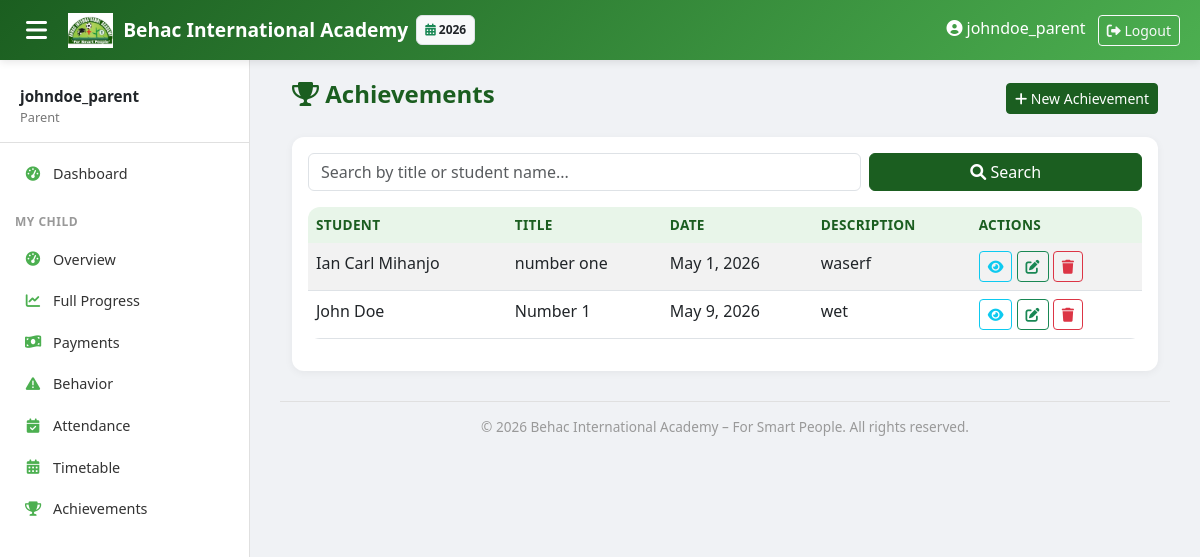
Screenshot of /behavior/achievements/ (signed in) with the database file from the repository.
### core/models.py (models this page shows, shortened)
class AcademicYear(models.Model):
    name = models.CharField(max_length=20)  # "2025-2026"
    start_date = models.DateField()
    end_date = models.DateField()
    is_current = models.BooleanField(default=False)

### behavior/models.py (models this page shows)
class Achievement(models.Model):
    student = models.ForeignKey(Student, on_delete=models.CASCADE, related_name='achievements')
    title = models.CharField(max_length=100)
    date_awarded = models.DateField()
    description = models.TextField(blank=True)

### students/models.py (models this page shows, shortened)
class Student(models.Model):
    registration_number = models.CharField(max_length=20, unique=True, blank=True, editable=False)
    first_name = models.CharField(max_length=50)
    middle_name = models.CharField(max_length=50, blank=True, null=True)
    last_name = models.CharField(max_length=50)
    nida = models.CharField(max_length=20, blank=True, null=True)
    date_of_birth = models.DateField()
    birth_cert_number = models.CharField(max_length=50, unique=True)
    religion = models.CharField(max_length=50, blank=True)
    region = models.ForeignKey('locations.Region', on_delete=models.SET_NULL, null=True, blank=True)
    district = models.ForeignKey('locations.District', on_delete=models.SET_NULL, null=True, blank=True)
    gender = models.CharField(max_length=1, choices=[('M','Male'),('F','Female')])
    current_class = models.ForeignKey(ClassLevel, on_delete=models.SET_NULL, null=True)
    registration_date = models.DateField(auto_now_add=True)
    street = models.CharField(max_length=200, blank=True)
    mobile = models.CharField(max_length=15, blank=True)
    parent_name = models.CharField(max_length=100)
    parent_mobile = models.CharField(max_length=15)
    parent_occupation = models.CharField(max_length=100)
    parent_nida = models.CharField(max_length=20, blank=True)
    parent_user = models.ForeignKey(User, on_delete=models.SET_NULL, null=True, blank=True, related_name='children')
    is_active = models.BooleanField(default=True)
    class Meta:
        ordering = ['-registration_date']
    @property
    def full_name(self):
        return f"{self.first_name} {self.middle_name or ''} {self.last_name}".strip()

### behavior/views.py (the view)
# urls.py: path('achievements/', views.AchievementListView.as_view(), name='achievement_list'),
class AchievementListView(LoginRequiredMixin, ListView):
    model = Achievement
    template_name = 'behavior/achievement_list.html'
    context_object_name = 'achievements'
    def get_queryset(self):
        qs = super().get_queryset()
        if hasattr(self.request.user, 'teacher_profile'):
            teacher = self.request.user.teacher_profile
            assigned_classes = teacher.classes.all()
            if assigned_classes.exists():
                qs = qs.filter(student__current_class__in=assigned_classes)
        show_all = self.request.GET.get('all', '')
        if not (show_all == '1' and (self.request.user.is_superuser or 'Admin' in self.request.user.groups.all().values_list('name', flat=True))):
            current_year = AcademicYear.objects.filter(is_current=True).first()
            if current_year:
                qs = qs.filter(date_awarded__gte=current_year.start_date, date_awarded__lte=current_year.end_date)
        q = self.request.GET.get('q', '')
        if q:
            qs = qs.filter(student__first_name__icontains=q) | qs.filter(student__last_name__icontains=q) | qs.filter(title__icontains=q)
        return qs
    def get_context_data(self, **kwargs):
        ctx = super().get_context_data(**kwargs)
        ctx['q'] = self.request.GET.get('q', '')
        return ctx

### academics/context_processors.py (called while the page is built)
def academic_year_processor(request):
    current_year = AcademicYear.objects.filter(is_current=True).first()
    all_years = AcademicYear.objects.all().order_by('-start_date')
    return {
        'current_year': current_year,
        'all_years': all_years,
    }

### templates/behavior/achievement_list.html (shortened to what this page needs)
{% extends 'base.html' %}
{% block content %}
<div class="container-fluid">
    <div class="page-header">
        <h2><i class="fas fa-trophy"></i> Achievements</h2>
        <a href="{% url 'behavior:achievement_create' %}" class="btn btn-behac btn-sm"><i class="fas fa-plus"></i> New Achievement</a>
    </div>
    <div class="card">
        <div class="card-body"><form method="get" class="row g-2 mb-3">
    <div class="col-md-8">
        <input type="text" name="q" class="form-control" placeholder="Search by title or student name..." value="{{ q }}">
    </div>
    <div class="col-md-4">
        <button type="submit" class="btn btn-behac w-100"><i class="fas fa-search"></i> Search</button>
    </div>
</form>
            <div class="table-responsive">
                <table class="table table-striped">
                    <thead>
                        <tr><th>Student</th><th>Title</th><th>Date</th><th>Description</th><th>Actions</th></tr>
                    </thead>
                    <tbody>
                        {% for a in achievements %}
                        <tr>
                            <td>{{ a.student.full_name }}</td>
                            <td>{{ a.title }}</td>
                            <td>{{ a.date_awarded }}</td>
                            <td>{{ a.description|truncatewords:10 }}</td>
                            <td>
                                <a href="{% url 'behavior:achievement_detail' a.pk %}" class="btn btn-sm btn-outline-info" title="View"><i class="fas fa-eye"></i></a>
                                <a href="{% url 'behavior:achievement_update' a.pk %}" class="btn btn-sm btn-outline-success" title="Edit"><i class="fas fa-edit"></i></a>
                                <a href="{% url 'behavior:achievement_delete' a.pk %}" class="btn btn-sm btn-outline-danger" title="Delete"><i class="fas fa-trash"></i></a>
                            </td>
                        </tr>
                        {% empty %}
                        <tr><td colspan="5" class="text-center">No achievements yet.</td></tr>
                        {% endfor %}
                    </tbody>
                </table>
            </div>
        </div>
    </div>
</div>
{% endblock %}

### templates/base.html (shortened to what this page needs)
<!DOCTYPE html>
<html lang="en">
<head>
    <link href="https://cdn.jsdelivr.net/npm/bootstrap@5.3.0/dist/css/bootstrap.min.css" rel="stylesheet">
    <link rel="stylesheet" href="https://cdnjs.cloudflare.com/ajax/libs/font-awesome/6.0.0/css/all.min.css">
</head>
<body>
    {% if user.is_authenticated %}
    <nav class="topbar">
        <button class="sidebar-toggle" onclick="document.querySelector('.sidebar').classList.toggle('show')">
            <i class="fas fa-bars"></i>
        </button>
        <a class="topbar-brand" href="{% url 'dashboard:home' %}">
            <img src="/static/images/behac_logo.png" alt="Logo"> Behac International Academy
        </a>
        {% if current_year %}
        <span class="badge bg-light text-dark ms-2 p-2 border" style="font-size: 0.75rem;">
            <i class="fas fa-calendar-alt text-success"></i> {{ current_year.name }}
        </span>
        {% endif %}
        <div class="ms-auto">
            {% if user.is_authenticated %}
                <span class="me-2 d-none d-sm-inline"><i class="fas fa-user-circle"></i> {{ user.get_full_name|default:user.username }}</span>
                <form method="post" action="{% url 'logout' %}" style="display:inline;">
                    <button type="submit" class="btn btn-sm btn-outline-light">
                        <i class="fas fa-sign-out-alt"></i> Logout
                    </button>
                </form>
            {% endif %}
        </div>
    </nav>
    <div class="sidebar" id="sidebar">
        <div class="user-info">
            <div class="name">{{ user.get_full_name|default:user.username }}</div>
            <div class="role">
                {% if user.is_superuser %}Owner
                {% elif user.groups.all %}{{ user.groups.first.name }}
                {% else %}Staff{% endif %}
            </div>
        </div>
        {% if user.is_authenticated %}
        <ul class="nav flex-column">
            <li class="nav-item">
                <a class="nav-link {% if request.path == '/' %}active{% endif %}" href="{% url 'dashboard:home' %}">
                    <i class="fas fa-tachometer-alt"></i> Dashboard
                </a>
            </li>
            {% with user_groups=user.groups.all %}
            {% if 'Parent' in user_groups|join:', ' %}
            <li class="nav-section">My Child</li>
            <li class="nav-item">
                <a class="nav-link {% if '/dashboard/parent/' == request.path %}active{% endif %}" href="{% url 'dashboard:parent' %}"><i class="fas fa-tachometer-alt"></i> Overview</a>
            </li>
            <li class="nav-item">
                <a class="nav-link {% if '/dashboard/parent/progress/' in request.path %}active{% endif %}" href="{% url 'dashboard:parent_progress' %}"><i class="fas fa-chart-line"></i> Full Progress</a>
            </li>
            <li class="nav-item">
                <a class="nav-link {% if '/dashboard/parent/payments/' in request.path %}active{% endif %}" href="{% url 'dashboard:parent_payments' %}"><i class="fas fa-money-bill-wave"></i> Payments</a>
            </li>
            <li class="nav-item">
                <a class="nav-link {% if '/dashboard/parent/behavior/' in request.path %}active{% endif %}" href="{% url 'dashboard:parent_behavior' %}"><i class="fas fa-exclamation-triangle"></i> Behavior</a>
            </li>
            <li class="nav-item">
                <a class="nav-link {% if '/dashboard/parent/attendance/' in request.path %}active{% endif %}" href="{% url 'dashboard:parent_attendance' %}"><i class="fas fa-calendar-check"></i> Attendance</a>
            </li>
            <li class="nav-item">
                <a class="nav-link {% if '/dashboard/parent/timetable/' in request.path %}active{% endif %}" href="{% url 'dashboard:parent_timetable' %}"><i class="fas fa-calendar-alt"></i> Timetable</a>
            </li>
            <li class="nav-item">
                <a class="nav-link {% if '/dashboard/parent/achievements/' in request.path %}active{% endif %}" href="{% url 'dashboard:parent_achievements' %}"><i class="fas fa-trophy"></i> Achievements</a>
            </li>
            {% endif %}
            {% endwith %}
        </ul>
        {% endif %}
    </div>
    {% endif %}
    <div class="main-content"{% if not user.is_authenticated %} style="margin-left: 0 !important;"{% endif %}>
        {% block content %}{% endblock %}
        <div class="main-footer">
            &copy; {% now "Y" %} Behac International Academy – For Smart People. All rights reserved.
        </div>
    </div>
</body>
</html>

### templates/base.html (style rules this page uses)
:root { --behac-dark: #1B5E20; --behac-light: #4CAF50; --behac-bg: #E8F5E9; --sidebar-width: 250px; }
body { background-color: #f0f2f5; font-family: 'Segoe UI', Tahoma, Geneva, Verdana, sans-serif; overflow-x: hidden; }
.topbar { background: linear-gradient(135deg, var(--behac-dark), var(--behac-light)); box-shadow: 0 2px 8px rgba(0,0,0,0.1); position: fixed; top: 0; left: 0; right: 0; z-index: 1030; height: 60px; display: flex; align-items: center; padding: 0 20px; color: white; }
.topbar-brand { font-weight: bold; font-size: 1.2rem; color: white; text-decoration: none; display: flex; align-items: center; gap: 10px; }
.topbar-brand img { height: 35px; }
.sidebar-toggle { background: none; border: none; color: white; font-size: 1.5rem; cursor: pointer; margin-right: 15px; }
.sidebar { position: fixed; top: 60px; left: 0; bottom: 0; width: var(--sidebar-width); background: white; border-right: 1px solid #e0e0e0; padding-top: 10px; overflow-y: auto; z-index: 1020; transition: transform 0.3s ease; }
.sidebar .nav-section { padding: 8px 15px; font-size: 0.75rem; text-transform: uppercase; font-weight: 700; color: #999; letter-spacing: 0.5px; margin-top: 10px; }
.sidebar .nav-item { padding: 0; }
.sidebar .nav-link { padding: 10px 20px; color: #333; display: flex; align-items: center; gap: 10px; border-left: 3px solid transparent; transition: all 0.2s; font-size: 0.9rem; }
.sidebar .nav-link i { width: 20px; text-align: center; color: var(--behac-light); }
.sidebar .user-info { padding: 15px 20px; border-bottom: 1px solid #e0e0e0; margin-bottom: 10px; }
.sidebar .user-info .name { font-weight: 600; font-size: 0.95rem; }
.sidebar .user-info .role { font-size: 0.8rem; color: #777; }
.main-content { margin-top: 60px; margin-left: var(--sidebar-width); padding: 20px 30px; min-height: calc(100vh - 60px); }
.main-footer { margin-top: 30px; padding-top: 15px; border-top: 1px solid #e0e0e0; text-align: center; color: #999; font-size: 0.85rem; }
.card { border-radius: 12px; box-shadow: 0 2px 8px rgba(0,0,0,0.05); border: none; transition: box-shadow 0.2s; }
.btn-behac { background-color: var(--behac-dark); border-color: var(--behac-dark); color: white; }
.page-header { display: flex; justify-content: space-between; align-items: center; margin-bottom: 20px; }
.page-header h2 { font-size: 1.5rem; font-weight: 700; color: var(--behac-dark); }
table.table { background: white; border-radius: 12px; overflow: hidden; }
table.table thead th { background-color: var(--behac-bg); color: var(--behac-dark); border-bottom: none; font-weight: 600; font-size: 0.85rem; text-transform: uppercase; letter-spacing: 0.3px; }

### rows the page displays
AcademicYear: name "2026"
Achievement: student.full_name "Ian Carl Mihanjo", title "number one", date_awarded "May 1, 2026", description "waserf"
Achievement: student.full_name "John Doe", title "Number 1", date_awarded "May 9, 2026", description "wet"

### other values shown
{{ user.get_full_name|default:user.username }} "johndoe_parent"
{{ user.groups.first.name }} "Parent"
